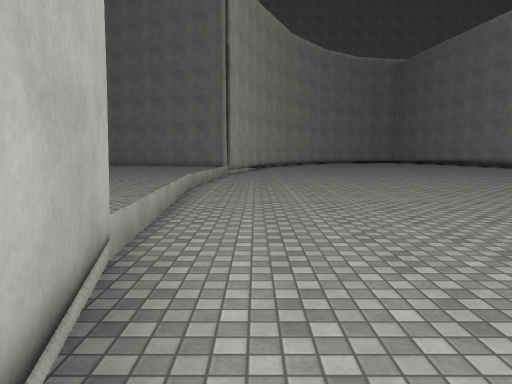
View 1 (above)

24 first-person views from a walk through a scene from a Unity 3-D project. The camera is 1.5 m above the floor, tilts 6° down and sees 70° across. The floor is counted in squares, 2 m on a side. Each view is taken from the middle of a square. On the plan, view 1 faces up. The plan holds only what a view shows up to about 11 squares ahead; the rest is blank. The place goes on beyond the plan. The player character is not drawn. Surface patterns are stand-ins for the level's own textures.

View 2
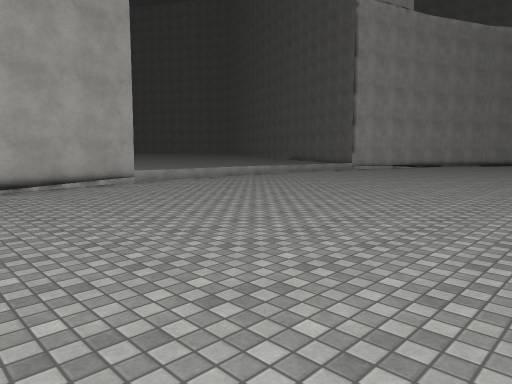

View 3
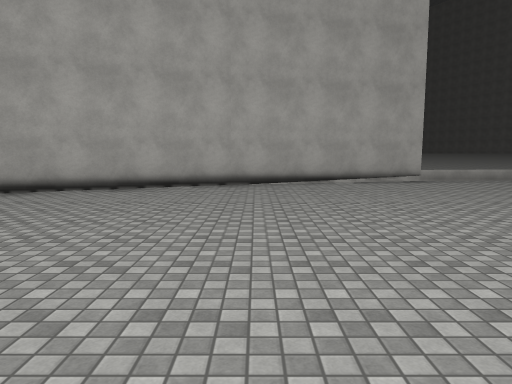

View 4
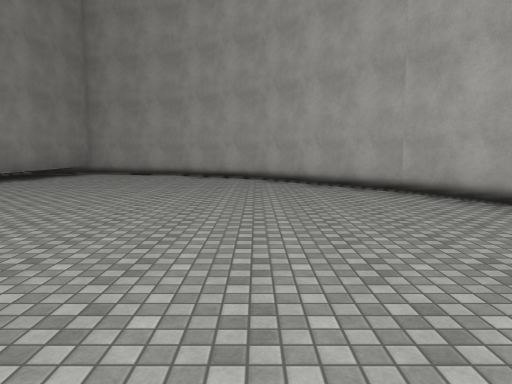

View 5
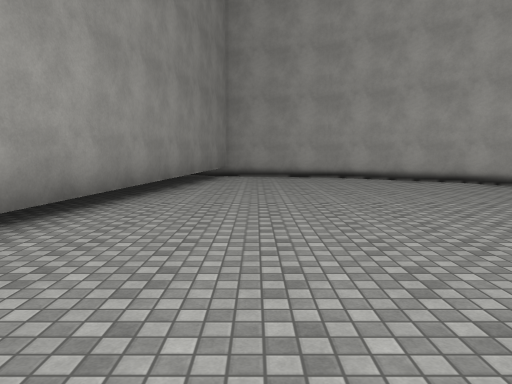

View 6
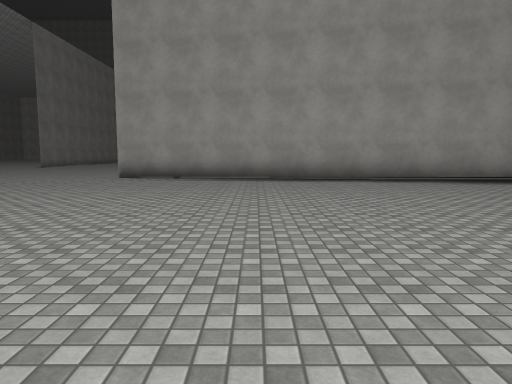

View 7
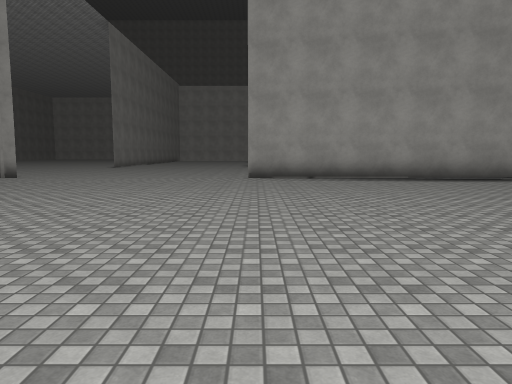

View 8
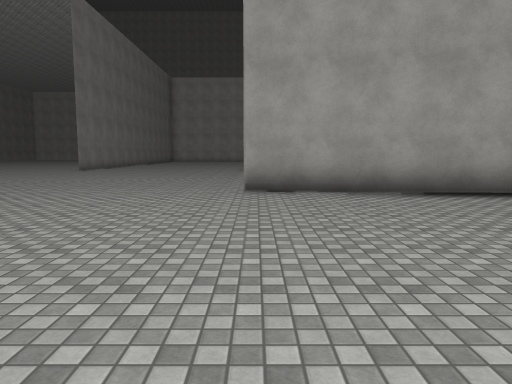

View 9
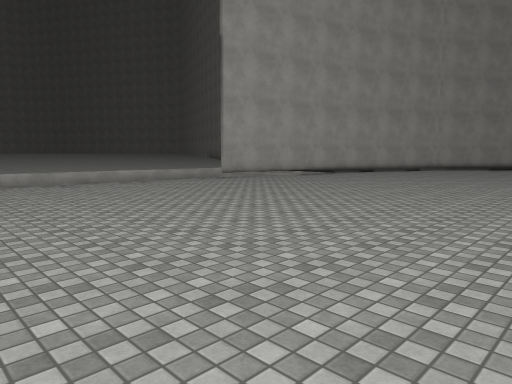

View 10
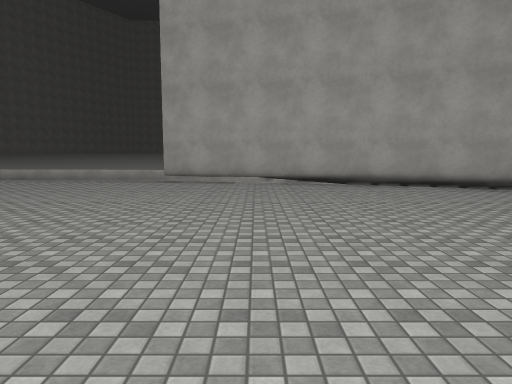

View 11
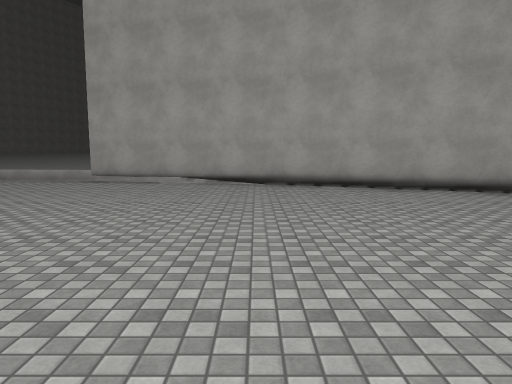

View 12
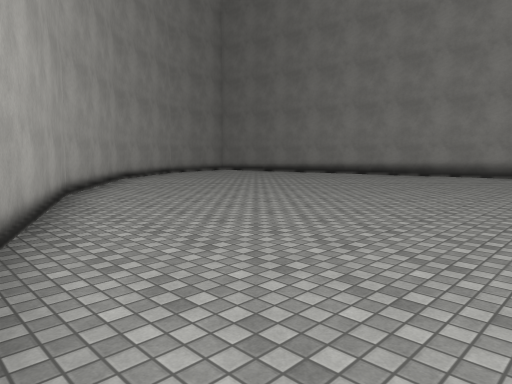

View 13
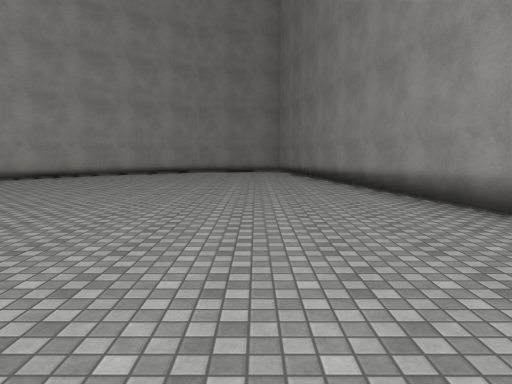

View 14
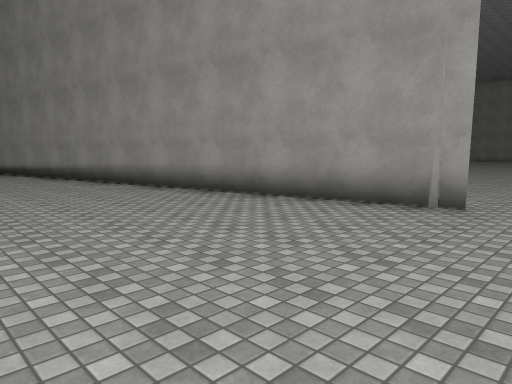

View 15
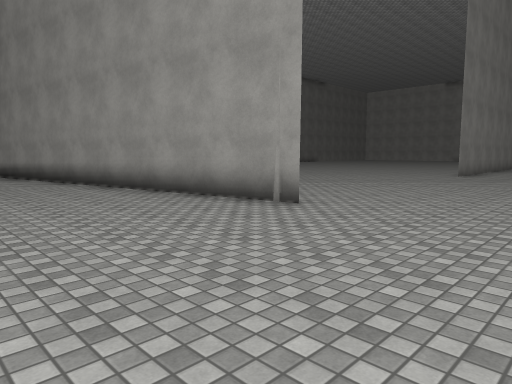

View 16
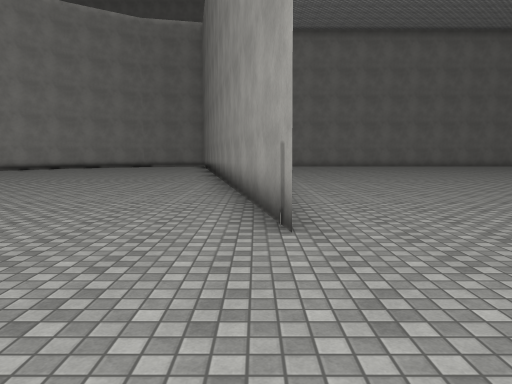

View 17
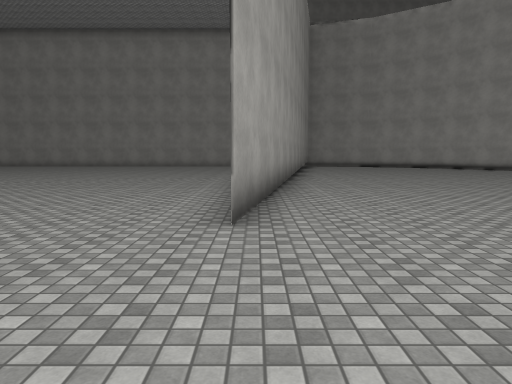

View 18
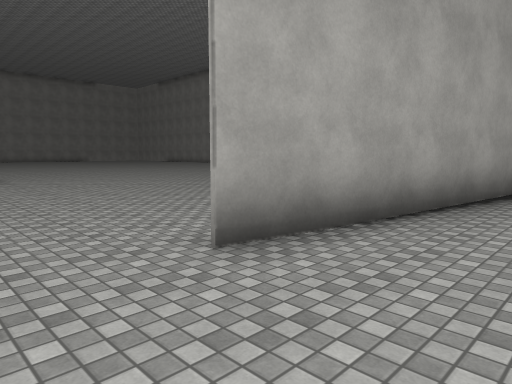

View 19
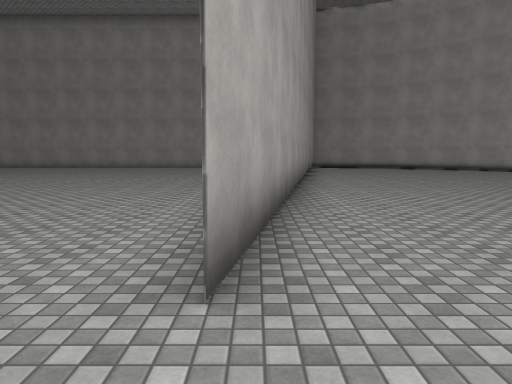

View 20
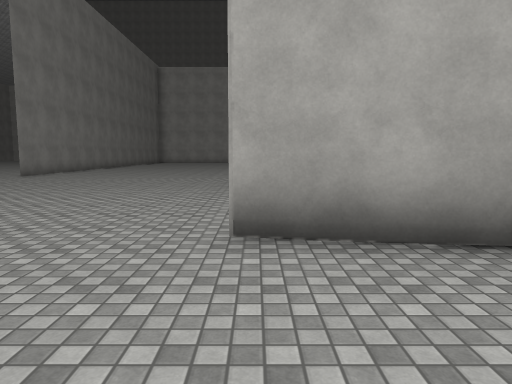

View 21
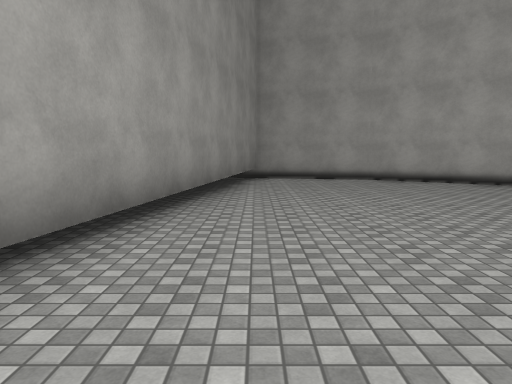

View 22
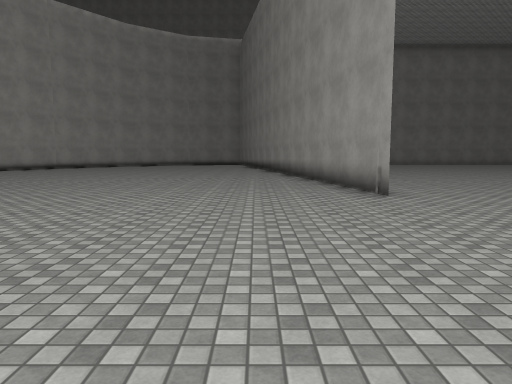

View 23
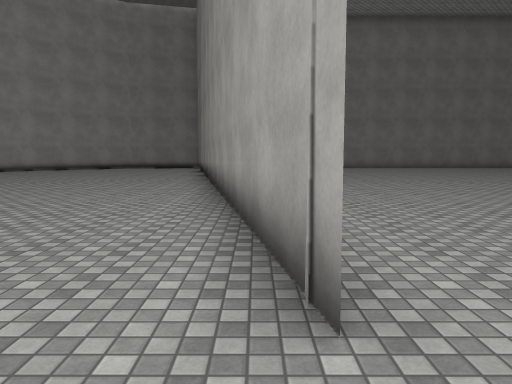

View 24
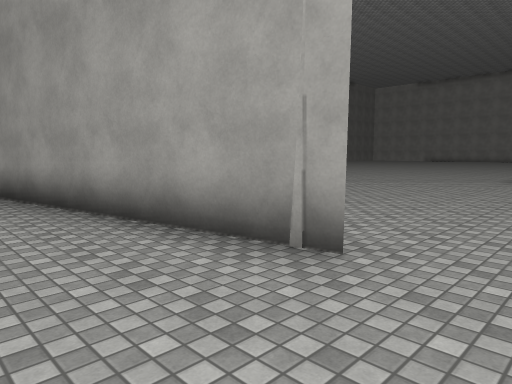

### Floor plan
Points are (right, up) in squares from view 1. A wall is a line through its corners. A room is listed if a view was taken in it or the views show most of it. See-through windows are left out.
Room 1 (views 1, 2, 3, 4, 5, 6, 7, 8, 9, 10, 11, 12, 13, 14, 15, 16, 17, 18, 19, 20, 21, 22, 23, 24)
walls: (14.4, 11.3) (11.8, 25.1); (-1, 2.6) (0.2, -2.7); (0.2, -2.5) (2.2, -7.1); (0.3, 18.7) (-1, 13.5); (2.1, -6.9) (4.8, -10.4); (4.7, -10.3) (7.8, -12.5) (10.5, -13.1); (2.2, 23) (0.2, 18.5); (11, -13.1) (14.3, 4.2); (4, 25.3) (2.2, 22.9)
low walls: (-1.2, 4.4) (-1, 2.4); (-1, 13.6) (-1.5, 8)
ways out: opening at (-1, 5)

Where each view was taken, in squares from view 1:
view 1: 0 up, 0 right, facing up
view 2: 2 down, 8 right, facing up-left
view 3: 2 down, 9 right, facing left
view 4: 0 up, 5 right, facing down
view 5: 1 down, 10 right, facing down
view 6: 0 up, 3 right, facing right
view 7: 4 up, 3 right, facing right
view 8: 4 up, 7 right, facing right
view 9: 6 up, 8 right, facing up-left
view 10: 16 up, 9 right, facing left
view 11: 18 up, 9 right, facing left
view 12: 16 up, 0 right, facing up-right
view 13: 14 up, 10 right, facing up
view 14: 10 up, 9 right, facing up-right
view 15: 8 up, 10 right, facing up-right
view 16: 8 up, 14 right, facing up
view 17: 8 up, 14 right, facing down
view 18: 6 up, 12 right, facing down-right
view 19: 6 up, 14 right, facing down
view 20: 4 up, 11 right, facing right
view 21: 2 down, 11 right, facing down
view 22: 5 up, 12 right, facing up
view 23: 10 up, 14 right, facing up
view 24: 10 up, 12 right, facing up-right
